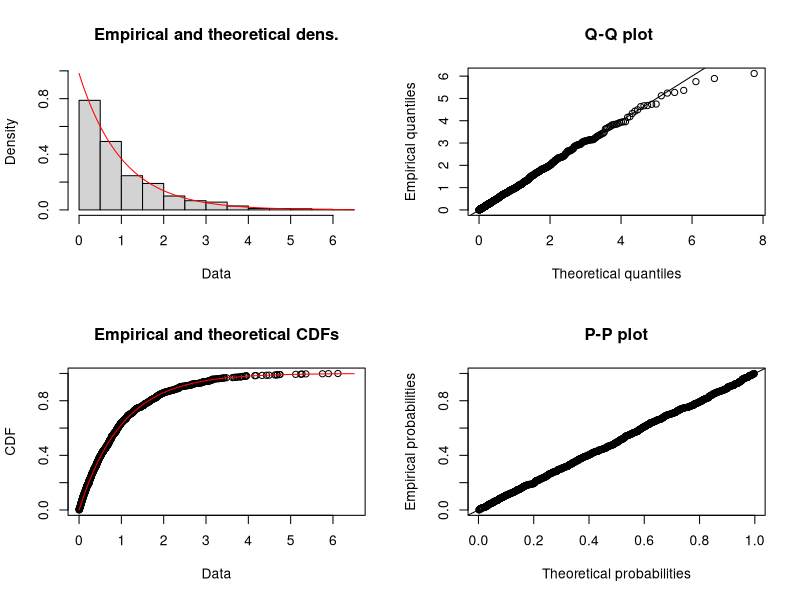
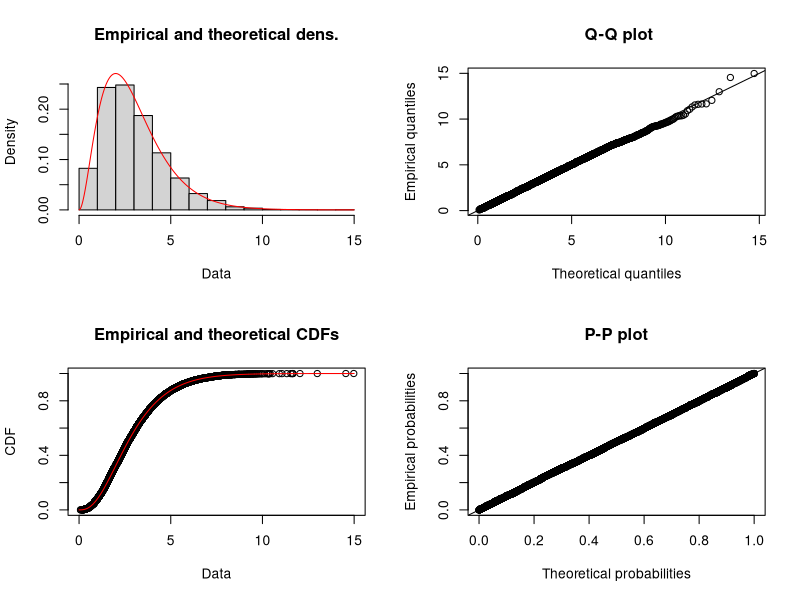

Recreate these plots in R, in order. (Note: this script raises an error after producing the figures.)
#problem 1
R11 <- runif(1000)
print(R11)
X11 <- -log(R11)
print(X11)
H11 <- hist(X11, plot=F)
library(fitdistrplus)
fit1 <- fitdist(X11, "exp")
plot(fit1)
dexp <- dexp(X11)
chisq.test(X11, dexp)

#problem 2
R21 <- runif(10000)
print(R21)
R22 <- runif(10000)
print(R22)
R23 <- runif(10000)
print(R23)
X21 <- -log(R21*R22*R23)
print(X21)
H21 <- hist(X21, plot=F)
fit2 <- fitdist(X21, "gamma")
plot(fit2)
dg <- dgamma(X21, shape = 1)
chisq.test(X21, dg)

#problem 3
R31 <- runif(1000)
print(R31)
R32 <- runif(1000)
print(R32)
X31 <- -log(R31)
print(X31)
X32 <- -log(R32)
print(X32)
K31 <- (((X31-1)^2)/2)
print(K31)
R <- vector()
Y31 <- vector()
for(i in 1:1000)
{
  if(K31[i] <= X32[i])
  {
    R[i] <- runif(1,0,1)
    if(R[i] > 0.5)
    {
      Y31[i] <- X31[i]
    }
    if(R[i] <= 0.5) 
    {
      Y31[i] <- -X31[i]
    }
  }
}
print(R)
print(Y31)
newR <- na.omit(R)
print(newR)
newY31 <- na.omit(Y31)
print(newY31)
newY31 <- as.vector(newY31)
fit3 <- fitdist(newY31, "norm")
plot(fit3)
normY31 <- dnorm(newY31)
chisq.test(newY31, normY31)
